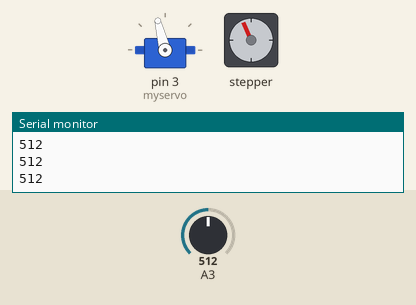
Recording of a sketch running on a simulated Arduino Uno, built with avr-gcc and run on an emulated ATmega328P. Shown: servo, stepper motor, the last lines printed to the serial monitor. The inputs (shaded band) are chosen by the test bench; at power-on: A3 = 512. Stepper angles assume 2038 steps per turn.

Above: at 1.28 s.
1.3 s: A3 set to 306
At 1.62 s:
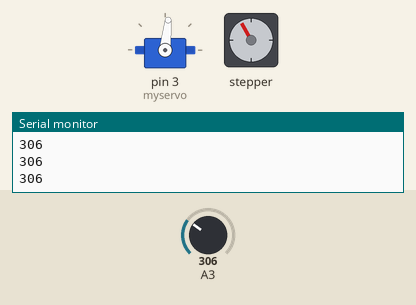
4.3 s: A3 set to 410
At 4.6 s:
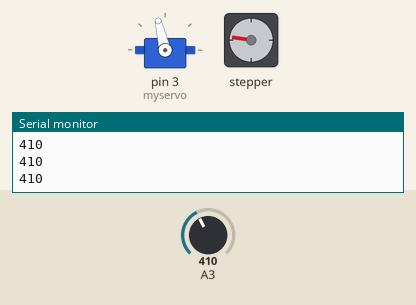
7.3 s: A3 set to 122
At 7.58 s:
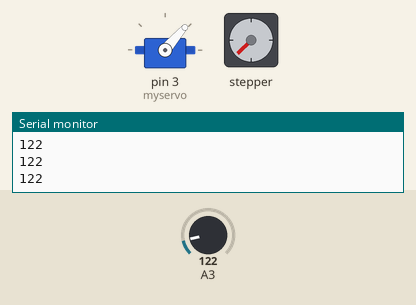
10.3 s: A3 set to 0
At 10.56 s:
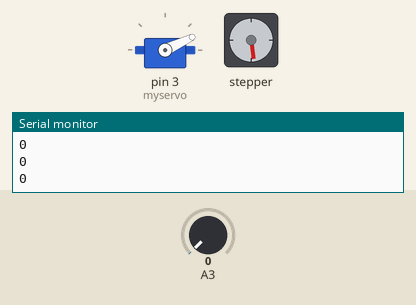
13.3 s: A3 set to 511
At 13.54 s:
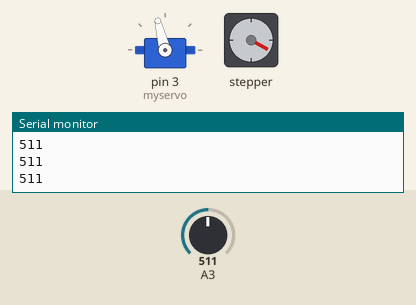
Timing chart, 0 to 29.7 s (numbered marks = the images above; inputs shaded):
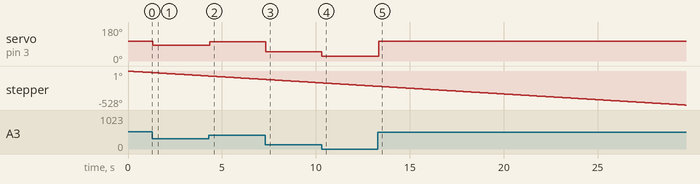

Measured:
- after the input at 1.3 s, servo on pin 3 (myservo): 104° → 84° at once
- after the input at 4.3 s, servo on pin 3 (myservo): 84° → 103° after 0.06 s
- after the input at 7.3 s, servo on pin 3 (myservo): 103° → 49° at once
- after the input at 10.3 s, servo on pin 3 (myservo): 49° → 25° at once
- after the input at 13.3 s, servo on pin 3 (myservo): 25° → 104° after 0.06 s

The sketch:

final_project.ino
```cpp
// Resources:
  // https://forum.arduino.cc/t/28byj-48-4-phase-stepper-motor/1162926
  // https://www.youtube.com/watch?v=LHvXPeT2gws
  // https://www.youtube.com/watch?v=STCctT6JyPg
  // https://www.youtube.com/watch?v=-JYi08WKe6c&t=108s


//Includes the Arduino Stepper Library
#include <Stepper.h>

// Defines the number of steps per rotation
const int stepsPerRevolution = 2038;

// Creates an instance of stepper class
// Pins entered in sequence IN1-IN3-IN2-IN4 for proper step sequence
Stepper myStepper = Stepper(stepsPerRevolution, 8, 10, 9, 11);

#include <Servo.h>
Servo myservo;
const int threshValue = 400;

int sensorValue=0;
int value_average = 0;

unsigned long previousStepperTime = millis();
long stepperInterval = 0;

void setup()
{
  Serial.begin (9600);
  myservo.attach(3);
  myStepper.setSpeed(3);
}

void loop() {
  int value = analogRead(A3);

  Serial.println(value);

  if (value < threshValue)
  {
    int positionLower = map(value, 200, threshValue, 1200, 1599);
    myservo.writeMicroseconds(positionLower);
    //myStepper.setSpeed(1);
	  //myStepper.step(stepsPerRevolution);
  }
  else
  {
    int positionHigher = map(value, threshValue+1, 1000, 1600, 1700);
    myservo.writeMicroseconds(positionHigher);
    //myStepper.setSpeed(1);
	  //myStepper.step(stepsPerRevolution);
  }

	myStepper.step(-6);
}
```
